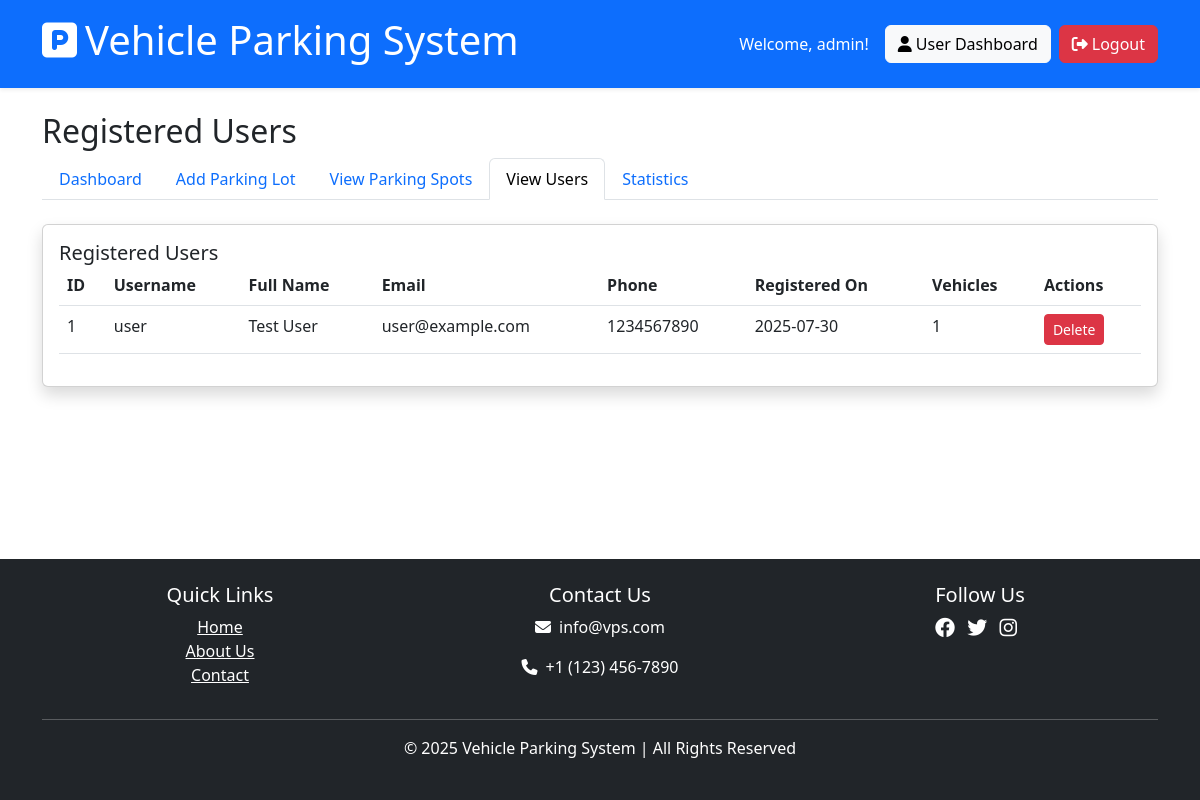
The page /admin/view_user (signed in) on the database as committed earlier.
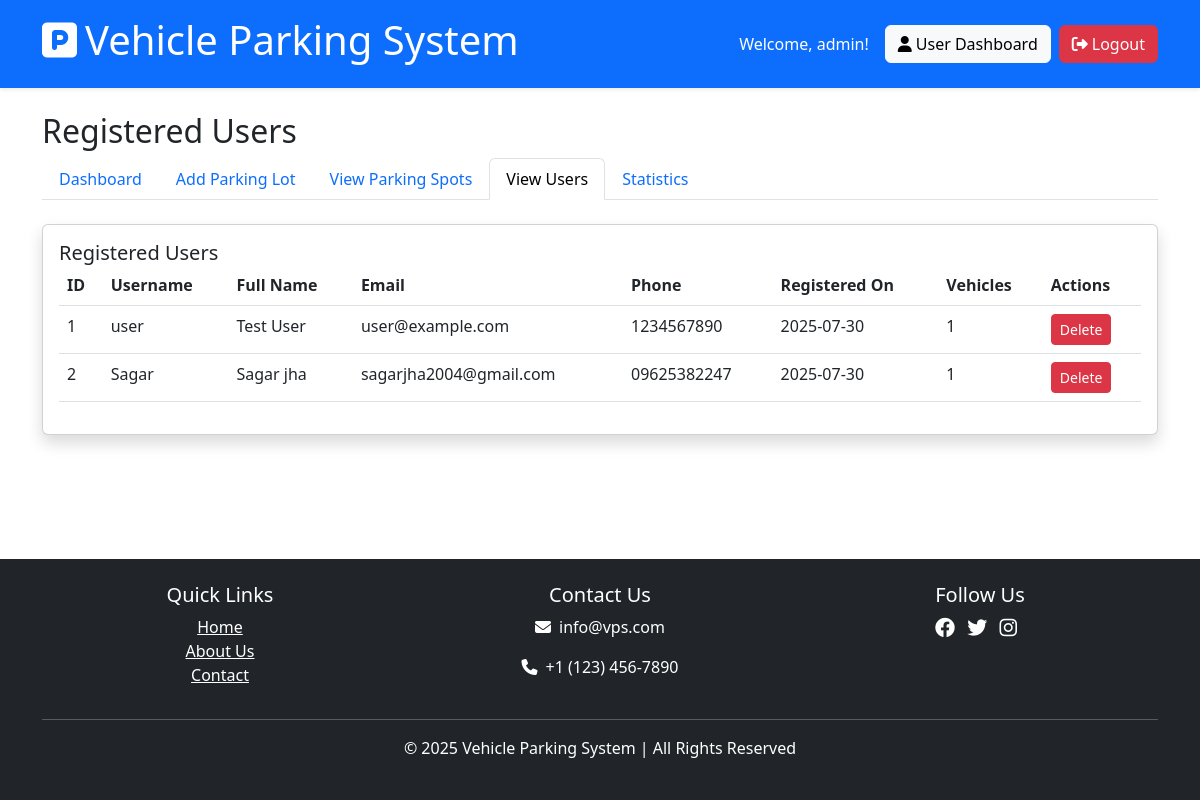
The same page on the database as committed later.
### models/admin.py (models this page shows, shortened)
class Admin(db.Model, UserMixin):
    __tablename__ = 'admin'
    id = db.Column(db.Integer, primary_key=True)
    username = db.Column(db.String(100), unique=True, nullable=False)
    password_hash = db.Column(db.String(200), nullable=False)

### models/user.py (models this page shows, shortened)
class User(db.Model, UserMixin):
    id = db.Column(db.Integer, primary_key=True)
    username = db.Column(db.String(100), unique=True, nullable=False)
    email = db.Column(db.String(120), unique=True, nullable=False)
    password_hash = db.Column(db.String(200), nullable=False)
    first_name = db.Column(db.String(50))
    last_name = db.Column(db.String(50))
    phone = db.Column(db.String(20))
    registered_on = db.Column(db.DateTime, default=lambda: datetime.now(timezone.utc))
    bookings = db.relationship('Booking', backref='user', lazy=True, cascade="all, delete-orphan")
    vehicles = db.relationship('Vehicle', backref='owner', lazy=True, cascade="all, delete-orphan")
    @property
    def password(self):
        raise AttributeError('password is not a readable attribute')

### routes/admin_routes.py (the view)
@admin_bp.route('/view_user')
@login_required
@admin_required
def view_user():
    users = User.query.all()
    return render_template('admin/view_user.html', users=users)

### extensions.py (called while the page is built)
@login_manager.user_loader
def load_user(user_id):
    from models.admin import Admin
    from models.user import User
    admin = Admin.query.get(int(user_id))
    if admin:
        return admin
    return User.query.get(int(user_id))

### routes/admin_routes.py (called while the page is built, shortened)
def admin_required(f):
    @wraps(f)
    def decorated_function(*args, **kwargs):
        if not current_user.is_authenticated:
            flash('Please login to access this page.', 'warning')
            return redirect(url_for('admin.login'))
        return f(*args, **kwargs)
    return decorated_function

### templates/admin/view_user.html (shortened to what this page needs)
{% extends 'shared/base.html' %}
{% block content %}
<div class="row mb-4">
    <div class="col-12">
        <h2>Registered Users</h2>
        <nav>
            <div class="nav nav-tabs" id="nav-tab" role="tablist">
                <a class="nav-link" href="{{ url_for('admin.dashboard') }}">Dashboard</a>
                <a class="nav-link" href="{{ url_for('admin.add_parking_lot') }}">Add Parking Lot</a>
                <a class="nav-link" href="{{ url_for('admin.view_parking_spots') }}">View Parking Spots</a>
                <a class="nav-link active" href="{{ url_for('admin.view_user') }}">View Users</a>
                <a class="nav-link" href="{{ url_for('admin.statistics') }}">Statistics</a>
            </div>
        </nav>
    </div>
</div>
<div class="row">
    <div class="col-12">
        <div class="card shadow">
            <div class="card-body">
                <h5 class="card-title mb-0">Registered Users</h5>
                {% if users %}
                <div class="table-responsive">
                    <table class="table table-hover">
                        <thead>
                            <tr>
                                <th>ID</th>
                                <th>Username</th>
                                <th>Full Name</th>
                                <th>Email</th>
                                <th>Phone</th>
                                <th>Registered On</th>
                                <th>Vehicles</th>
                                <th>Actions</th>
                            </tr>
                        </thead>
                        <tbody>
                            {% for user in users %}
                            <tr>
                                <td>{{ user.id }}</td>
                                <td>{{ user.username }}</td>
                                <td>{{ user.first_name }} {{ user.last_name }}</td>
                                <td>{{ user.email }}</td>
                                <td>{{ user.phone or 'N/A' }}</td>
                                <td>{{ user.registered_on.strftime('%Y-%m-%d') }}</td>
                                <td>{{ user.vehicles|length }}</td>
                                <td>
                                    <form method="POST" action="{{ url_for('admin.delete_user', user_id=user.id) }}" onsubmit="return confirm('Are you sure you want to delete this user?');">
                                        <button type="submit" class="btn btn-sm btn-danger">Delete</button>
                                    </form>
                                </td>
                            </tr>
                            {% endfor %}
                        </tbody>
                    </table>
                </div>
                {% else %}
                    <p>No registered users found.</p>
                {% endif %}
            </div>
        </div>
    </div>
</div>
{% endblock %}

### templates/shared/base.html (shortened to what this page needs)
<!DOCTYPE html>
<html lang="en">
<head>
    <link rel="stylesheet" href="{{ url_for('static', filename='css/style.css') }}">
    <link href="https://cdn.jsdelivr.net/npm/bootstrap@5.3.0/dist/css/bootstrap.min.css" rel="stylesheet">
    <link rel="stylesheet" href="https://cdnjs.cloudflare.com/ajax/libs/font-awesome/6.4.0/css/all.min.css">
</head>
<body class="d-flex flex-column min-vh-100">
    <header class="bg-primary text-white p-3 shadow-sm">
        <div class="container">
            <div class="d-flex justify-content-between align-items-center">
                <a href="{{ url_for('main.index') }}" class="text-white text-decoration-none">
                    <h1><i class="fas fa-parking me-2"></i>Vehicle Parking System</h1>
                </a>
                <nav class="navbar-nav d-flex flex-row">
                    {% if current_user.is_authenticated %}
                        <div class="d-flex align-items-center">
                            <span class="me-3">Welcome, {{ current_user.username }}!</span>
                            {% if current_user.is_admin %}
                                <a href="{{ url_for('admin.dashboard') }}" class="btn btn-light me-2">
                                    <i class="fas fa-tachometer-alt me-1"></i>Admin Dashboard
                                </a>
                            {% else %}
                                <a href="{{ url_for('user.dashboard') }}" class="btn btn-light me-2">
                                    <i class="fas fa-user me-1"></i>User Dashboard
                                </a>
                            {% endif %}
                            <a href="{{ url_for('auth.logout') }}" class="btn btn-danger">
                                <i class="fas fa-sign-out-alt me-1"></i>Logout
                            </a>
                        </div>
                    {% endif %}
                </nav>
            </div>
        </div>
    </header>
    <main class="flex-grow-1">
        <div class="container mt-4">
            {% block content %}{% endblock %}
        </div>
    </main>
    <footer class="mt-5 p-4 bg-dark text-white text-center">
        <div class="container">
            <div class="row">
                <div class="col-md-4">
                    <h5>Quick Links</h5>
                    <ul class="list-unstyled">
                        <li><a href="{{ url_for('main.index') }}" class="text-white">Home</a></li>
                        <li><a href="{{ url_for('main.about') }}" class="text-white">About Us</a></li>
                        <li><a href="{{ url_for('main.contact') }}" class="text-white">Contact</a></li>
                    </ul>
                </div>
                <div class="col-md-4">
                    <h5>Contact Us</h5>
                    <p><i class="fas fa-envelope me-2"></i>info@vps.com</p>
                    <p><i class="fas fa-phone me-2"></i>+1 (123) 456-7890</p>
                </div>
                <div class="col-md-4">
                    <h5>Follow Us</h5>
                    <div class="social-icons">
                        <a href="#" class="text-white me-2"><i class="fab fa-facebook fa-lg"></i></a>
                        <a href="#" class="text-white me-2"><i class="fab fa-twitter fa-lg"></i></a>
                        <a href="#" class="text-white me-2"><i class="fab fa-instagram fa-lg"></i></a>
                    </div>
                </div>
            </div>
            <hr class="my-3">
            <p>&copy; 2025 Vehicle Parking System | All Rights Reserved</p>
        </div>
    </footer>
</body>
</html>

Rows that differ between the two databases and show on the page:
added User: id "2", username "Sagar", first_name "Sagar", last_name "jha", email "sagarjha2004@gmail.com", phone "09625382247", registered_on "2025-07-30", vehicles|length "1"
